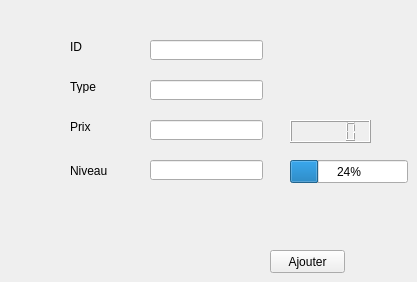
        <widget class="QWidget" name="tab_10">
         <attribute name="title">
          <string>Ajouter</string>
         </attribute>
         <widget class="QPushButton" name="pushButton_3">
          <property name="geometry">
           <rect>
            <x>270</x>
            <y>250</y>
            <width>75</width>
            <height>23</height>
           </rect>
          </property>
          <property name="text">
           <string>Ajouter</string>
          </property>
         </widget>
         <widget class="QLineEdit" name="A1">
          <property name="geometry">
           <rect>
            <x>150</x>
            <y>40</y>
            <width>113</width>
            <height>20</height>
           </rect>
          </property>
         </widget>
         <widget class="QLineEdit" name="A2">
          <property name="geometry">
           <rect>
            <x>150</x>
            <y>80</y>
            <width>113</width>
            <height>20</height>
           </rect>
          </property>
         </widget>
         <widget class="QLineEdit" name="A3">
          <property name="geometry">
           <rect>
            <x>150</x>
            <y>120</y>
            <width>113</width>
            <height>20</height>
           </rect>
          </property>
         </widget>
         <widget class="QLineEdit" name="A4">
          <property name="geometry">
           <rect>
            <x>150</x>
            <y>160</y>
            <width>113</width>
            <height>20</height>
           </rect>
          </property>
         </widget>
         <widget class="QLabel" name="label_27">
          <property name="geometry">
           <rect>
            <x>70</x>
            <y>40</y>
            <width>47</width>
            <height>13</height>
           </rect>
          </property>
          <property name="text">
           <string>ID</string>
          </property>
         </widget>
         <widget class="QLabel" name="label_28">
          <property name="geometry">
           <rect>
            <x>70</x>
            <y>80</y>
            <width>47</width>
            <height>13</height>
           </rect>
          </property>
          <property name="text">
           <string>Type</string>
          </property>
         </widget>
         <widget class="QLabel" name="label_29">
          <property name="geometry">
           <rect>
            <x>70</x>
            <y>120</y>
            <width>47</width>
            <height>13</height>
           </rect>
          </property>
          <property name="text">
           <string>Prix</string>
          </property>
         </widget>
         <widget class="QLabel" name="label_30">
          <property name="geometry">
           <rect>
            <x>70</x>
            <y>155</y>
            <width>55</width>
            <height>31</height>
           </rect>
          </property>
          <property name="text">
           <string>Niveau</string>
          </property>
         </widget>
         <widget class="QProgressBar" name="progressBar">
          <property name="geometry">
           <rect>
            <x>290</x>
            <y>160</y>
            <width>118</width>
            <height>23</height>
           </rect>
          </property>
          <property name="value">
           <number>24</number>
          </property>
         </widget>
         <widget class="QLCDNumber" name="lcdNumber">
          <property name="geometry">
           <rect>
            <x>290</x>
            <y>120</y>
            <width>81</width>
            <height>23</height>
           </rect>
          </property>
         </widget>
        </widget>
